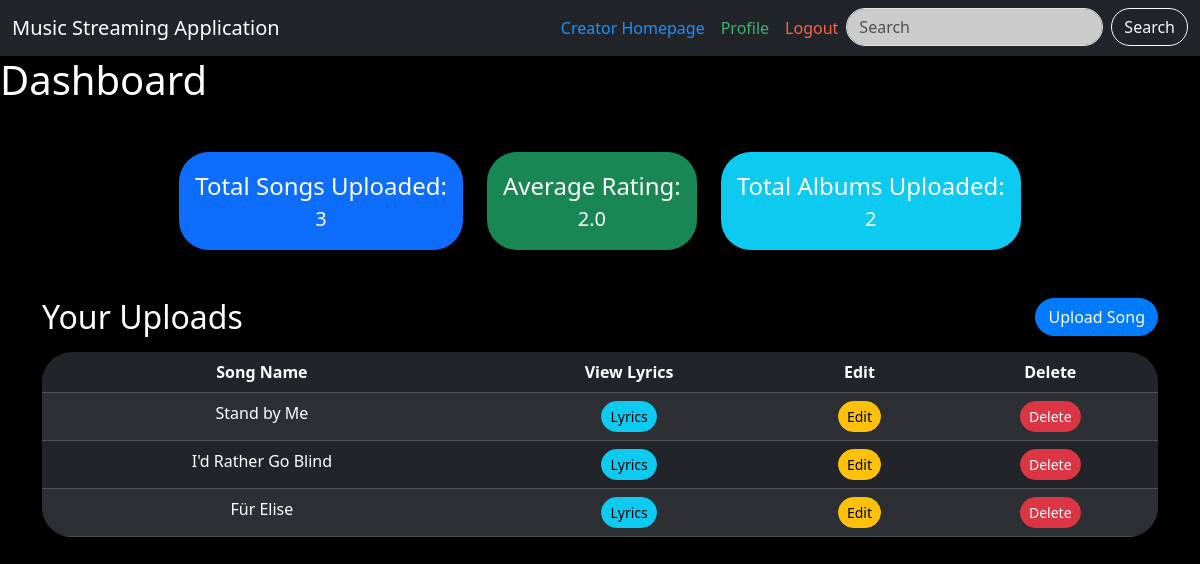
The app's page /creator_dashboard (signed in) with its own data.
### app.py (models this page shows, shortened)
class Song(db.Model):
    __tablename__ = "songs"
    id = db.Column(db.Integer, primary_key=True)
    filename = db.Column(db.String(255))
    title = db.Column(db.String(255), nullable=False)
    singer = db.Column(db.String(255))
    artist = db.Column(db.String(255), nullable=False)
    lyrics = db.Column(db.Text)
    album = db.Column(db.String(255))
    release_date = db.Column(db.Date)
    user_id = db.Column(db.Integer, db.ForeignKey('users.id'))
    genre = db.Column(db.String(255), nullable=False)
    created_at = db.Column(db.DateTime, default=datetime.utcnow)
    rating = db.Column(db.Float, default=0.0)
    user_rating = db.relationship('Rating', backref='song', lazy=True, cascade='all, delete-orphan')
    playlists_association = db.relationship(
        "Playlist",
        secondary="playlist_song_association",
        back_populates="associated_songs"
    )
    albums_association = db.relationship(
        "Album",
        secondary="album_song_association",
        back_populates="songs"
    )

### app.py (the view)
@app.route('/creator_dashboard')
@login_required
def creator_dashboard():
  if current_user.user_type != "creator":
    return redirect(url_for('index'))
  creator_songs = Song.query.filter_by(user_id=current_user.id).all()
  total_songs = len(creator_songs)
  total_ratings = 0
  average_rating = 0
  for song in creator_songs:
    ratings = Rating.query.filter_by(song_id=song.id).all()
    total_ratings += len(ratings)
    for rating in ratings:
      average_rating += rating.rating
  if total_ratings > 0:
    average_rating = average_rating / total_ratings
  user_albums = User.query.filter_by(id=current_user.id).first().albums
  total_albums = len(user_albums)
  return render_template('creator_dashboard.html',
                        total_songs=total_songs,
                        average_rating=average_rating,
                        total_albums=total_albums,
                        creator_songs=creator_songs)

### app.py (called while the page is built)
@login_manager.user_loader
def load_user(user_id):
    return User.query.get(int(user_id))

    @property
    def is_authenticated(self):
        return True

### templates/creator_dashboard.html (shortened to what this page needs)
{% extends 'base.html' %}
{% block content %}
    <h1 class="text-white">Dashboard</h1>
    <main class="container mt-4">
        <div class="stats-container m-5 d-flex justify-content-center" style="border-radius: 30px; overflow: hidden;">
            <div class="stat bg-primary text-white p-3 me-4" style="border-radius: 30px;">
                <span class="d-block text-center fs-4">Total Songs Uploaded:</span>
                <span class="d-block text-center fs-5">{{ total_songs }}</span>
            </div>
            <div class="stat bg-success text-white p-3 me-4" style="border-radius: 30px;">
                <span class="d-block text-center fs-4">Average Rating:</span>
                <span class="d-block text-center fs-5">{{ average_rating }}</span>
            </div>
            <div class="stat bg-info text-white p-3" style="border-radius: 30px;">
                <span class="d-block text-center fs-4">Total Albums Uploaded:</span>
                <span class="d-block text-center fs-5">{{ total_albums }}</span>
            </div>
        </div>
        <h2 class="d-flex justify-content-between align-items-center mt-4 text-white">
            Your Uploads
            <a href="{{ url_for('upload') }}" class="btn btn-primary" style="border-radius: 30px;">Upload Song</a>
        </h2>
        <table class="table table-striped table-dark mt-3" style="border-radius: 30px; overflow: hidden;">
            <thead>
                <tr>
                    <th scope="col" class="text-center">Song Name</th>
                    <th scope="col" class="text-center">View Lyrics</th>
                    <th scope="col" class="text-center">Edit</th>
                    <th scope="col" class="text-center">Delete</th>
                </tr>
            </thead>
            <tbody>
                {% for song in creator_songs %}
                    <tr>
                        <td class="text-center">{{ song.title }}</td>
                        <td class="text-center"><a href="{{ url_for('read_lyrics', song_id=song.id) }}" class="btn btn-info btn-sm" style="border-radius: 30px;">Lyrics</a></td>
                        <td class="text-center"><a href="{{ url_for('edit_song', song_id=song.id) }}" class="btn btn-warning btn-sm" style="border-radius: 30px;">Edit</a></td>
                        <td class="text-center">
                            <form method="post" action="{{ url_for('delete_song', song_id=song.id) }}" onsubmit="return confirm('Are you sure you want to delete this song?');">
                                <button type="submit" class="btn btn-danger btn-sm" style="border-radius: 30px;">Delete</button>
                            </form>
                        </td>
                    </tr>
                {% endfor %}
            </tbody>
        </table>
    </main>
{% endblock %}

### templates/base.html (style rules this page uses)
body { background-color: #000000; background-size: cover; background-position: center; height: 100vh; overflow: hidden; }
.container { position: relative; min-height: 100vh; }
.btn-primary { background-color: #007bff; border-color: #007bff; border-radius: 20px; }

### records on screen
Song: title "Stand by Me"
Song: title "I'd Rather Go Blind"
Song: title "Für Elise"

### other values on screen
{{ total_songs }} "3"
{{ average_rating }} "2.0"
{{ total_albums }} "2"
